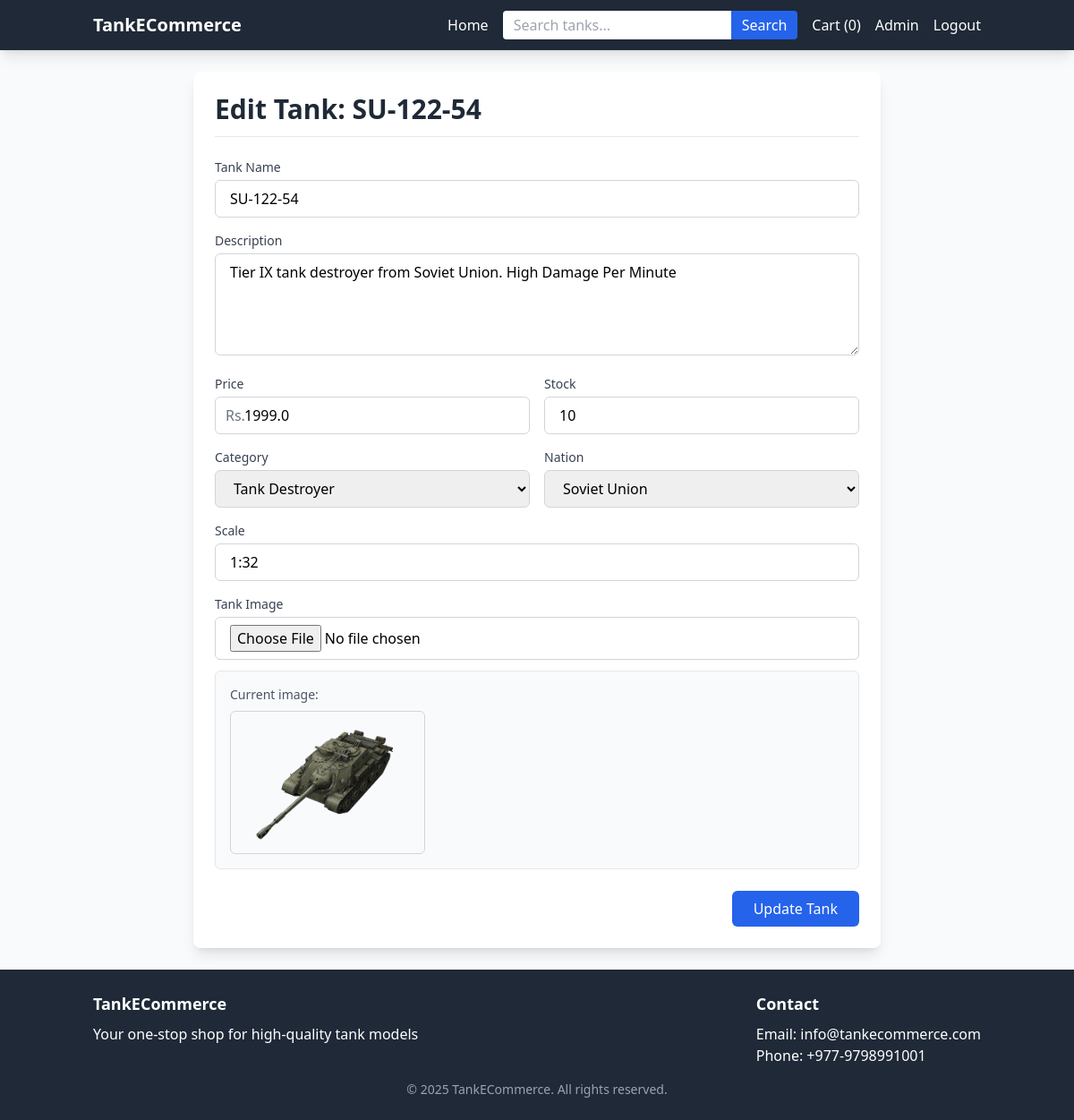
Page /admin/edit_tank/1 (signed in) on the committed database.
### models.py (models this page shows, shortened)
class Tank(db.Model):
    id = db.Column(db.Integer, primary_key=True)
    name = db.Column(db.String(100), index=True)
    description = db.Column(db.Text)
    price = db.Column(db.Float)
    stock = db.Column(db.Integer, default=0)
    image_path = db.Column(db.String(255))
    scale = db.Column(db.String(20))
    created_at = db.Column(db.DateTime, default=datetime.utcnow)
    category_id = db.Column(db.Integer, db.ForeignKey('tank_category.id'))
    nation_id = db.Column(db.Integer, db.ForeignKey('nation.id'))
    cart_items = db.relationship('CartItem', backref='tank', lazy='dynamic')
    order_items = db.relationship('OrderItem', backref='tank', lazy='dynamic')

class TankCategory(db.Model):
    id = db.Column(db.Integer, primary_key=True)
    name = db.Column(db.String(50), unique=True)
    image_path = db.Column(db.String(255))
    tanks = db.relationship('Tank', backref='category', lazy='dynamic')

class Nation(db.Model):
    id = db.Column(db.Integer, primary_key=True)
    name = db.Column(db.String(50), unique=True)
    flag_image_path = db.Column(db.String(255))
    tanks = db.relationship('Tank', backref='nation', lazy='dynamic')

### app.py (the view, shortened to what this page needs)
@app.route('/admin/edit_tank/<int:tank_id>', methods=['GET', 'POST'])
@login_required
def edit_tank(tank_id):
    if not current_user.is_admin:  # Ensure only admins can access
        flash("Access denied.")
        return redirect(url_for('index'))
    tank = Tank.query.get_or_404(tank_id)
    categories = TankCategory.query.all()
    nations = Nation.query.all()
    return render_template('admin/edit_tank.html', tank=tank, categories=categories, nations=nations, now=datetime.now())

### app.py (called while the page is built)
@login_manager.user_loader
def load_user(id):
    return User.query.get(int(id))

### templates/admin/edit_tank.html
{% extends 'base.html' %}
{% block content %}
<div class="max-w-3xl mx-auto p-6 bg-white rounded-lg shadow-lg">
  <h1 class="text-3xl font-bold text-gray-800 mb-6 border-b pb-3">Edit Tank: {{ tank.name }}</h1>
  <form method="POST" enctype="multipart/form-data" class="space-y-6">
    <div class="space-y-4">
      <div>
        <label for="name" class="block text-sm font-medium text-gray-700 mb-1">Tank Name</label>
        <input type="text" name="name" id="name" value="{{ tank.name }}" required
          class="w-full px-4 py-2 border border-gray-300 rounded-md focus:ring-2 focus:ring-blue-500 focus:border-blue-500">
      </div>
      <div>
        <label for="description" class="block text-sm font-medium text-gray-700 mb-1">Description</label>
        <textarea name="description" id="description" required rows="4"
          class="w-full px-4 py-2 border border-gray-300 rounded-md focus:ring-2 focus:ring-blue-500 focus:border-blue-500">{{ tank.description }}</textarea>
      </div>
      <div class="grid grid-cols-1 md:grid-cols-2 gap-4">
        <div>
          <label for="price" class="block text-sm font-medium text-gray-700 mb-1">Price</label>
          <div class="relative">
            <div class="absolute inset-y-0 left-0 pl-3 flex items-center pointer-events-none">
              <span class="text-gray-500">Rs. </span>
            </div>
            <input type="number" name="price" id="price" value="{{ tank.price }}" step="0.01" required
              class="w-full pl-8 pr-4 py-2 border border-gray-300 rounded-md focus:ring-2 focus:ring-blue-500 focus:border-blue-500">
          </div>
        </div>
        <div>
          <label for="stock" class="block text-sm font-medium text-gray-700 mb-1">Stock</label>
          <input type="number" name="stock" id="stock" value="{{ tank.stock }}" required
            class="w-full px-4 py-2 border border-gray-300 rounded-md focus:ring-2 focus:ring-blue-500 focus:border-blue-500">
        </div>
      </div>
      <div class="grid grid-cols-1 md:grid-cols-2 gap-4">
        <div>
          <label for="category_id" class="block text-sm font-medium text-gray-700 mb-1">Category</label>
          <select name="category_id" id="category_id"
            class="w-full px-4 py-2 border border-gray-300 rounded-md focus:ring-2 focus:ring-blue-500 focus:border-blue-500">
            {% for category in categories %}
              <option value="{{ category.id }}" {% if category.id == tank.category_id %} selected {% endif %}>{{ category.name }}</option>
            {% endfor %}
          </select>
        </div>
        <div>
          <label for="nation_id" class="block text-sm font-medium text-gray-700 mb-1">Nation</label>
          <select name="nation_id" id="nation_id"
            class="w-full px-4 py-2 border border-gray-300 rounded-md focus:ring-2 focus:ring-blue-500 focus:border-blue-500">
            {% for nation in nations %}
              <option value="{{ nation.id }}" {% if nation.id == tank.nation_id %} selected {% endif %}>{{ nation.name }}</option>
            {% endfor %}
          </select>
        </div>
      </div>
      <div>
        <label for="scale" class="block text-sm font-medium text-gray-700 mb-1">Scale</label>
        <input type="text" name="scale" id="scale" value="{{ tank.scale }}" required
          class="w-full px-4 py-2 border border-gray-300 rounded-md focus:ring-2 focus:ring-blue-500 focus:border-blue-500">
      </div>
      <div>
        <label for="image" class="block text-sm font-medium text-gray-700 mb-1">Tank Image</label>
        <input type="file" name="image" id="image"
          class="w-full px-4 py-2 border border-gray-300 rounded-md focus:ring-2 focus:ring-blue-500 focus:border-blue-500">
        {% if tank.image_path %}
          <div class="mt-3 p-4 bg-gray-50 rounded-md border border-gray-200">
            <p class="text-sm text-gray-600 mb-2">Current image:</p>
            <img src="{{ tank.image_path }}" alt="Tank Image" class="h-40 object-contain rounded-md border border-gray-300">
          </div>
        {% endif %}
      </div>
    </div>
    <div class="flex justify-end">
      <button type="submit"
        class="px-6 py-2 bg-blue-600 text-white font-medium rounded-md hover:bg-blue-700 focus:outline-none focus:ring-2 focus:ring-blue-500 focus:ring-offset-2 transition-colors">
        Update Tank
      </button>
    </div>
  </form>
</div>
{% endblock %}

### rows in the picture
Tank: name "SU-122-54", description "Tier IX tank destroyer from Soviet Union. High Damage Per Minute", price "1999.0", stock "10", category_id "Tank Destroyer", nation_id "Soviet Union", scale "1:32", image_path (picture)

### other values in the picture
{{ current_user.cart_items.count() }} "0"
